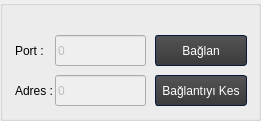
   <widget class="QGroupBox" name="bufferInfoBox_2">
    <property name="geometry">
     <rect>
      <x>490</x>
      <y>0</y>
      <width>261</width>
      <height>121</height>
     </rect>
    </property>
    <property name="title">
     <string/>
    </property>
    <widget class="QPushButton" name="baglantiyiKesArayuz">
     <property name="geometry">
      <rect>
       <x>155</x>
       <y>75</y>
       <width>92</width>
       <height>31</height>
      </rect>
     </property>
     <property name="styleSheet">
      <string notr="true">/*-----QPushButton-----*/
QPushButton
{
	background-color: qlineargradient(spread:repeat, x1:1, y1:0, x2:1, y2:1, stop:0 rgba(84, 84, 84, 255),stop:1 rgba(59, 59, 59, 255));
	color: #ffffff;
	min-width: 80px;
	border-style: solid;
	border-width: 1px;
	border-radius: 3px;
	border-color: #051a39;
	padding: 5px;

}


QPushButton::flat
{
	background-color: transparent;
	border: none;
	color: #fff;

}


QPushButton::disabled
{
	background-color: #404040;
	color: #656565;
	border-color: #051a39;

}


QPushButton::hover
{
	background-color: rgba(183, 134, 32, 20%);
	border: 1px solid #b78620;

}


QPushButton::pressed
{
	background-color: qlineargradient(spread:repeat, x1:1, y1:0, x2:1, y2:1, stop:0 rgba(74, 74, 74, 255),stop:1 rgba(49, 49, 49, 255));
	border: 1px solid #b78620;

}


QPushButton::checked
{
	background-color: qlineargradient(spread:repeat, x1:1, y1:0, x2:1, y2:1, stop:0 rgba(74, 74, 74, 255),stop:1 rgba(49, 49, 49, 255));
	border: 1px solid #222;

}
</string>
     </property>
     <property name="text">
      <string>Bağlantıyı Kes</string>
     </property>
    </widget>
    <widget class="QLabel" name="part_title_arayuz">
     <property name="geometry">
      <rect>
       <x>15</x>
       <y>35</y>
       <width>49</width>
       <height>31</height>
      </rect>
     </property>
     <property name="text">
      <string>Port :</string>
     </property>
    </widget>
    <widget class="QLineEdit" name="adres_arayuz">
     <property name="enabled">
      <bool>false</bool>
     </property>
     <property name="geometry">
      <rect>
       <x>55</x>
       <y>75</y>
       <width>91</width>
       <height>31</height>
      </rect>
     </property>
     <property name="text">
      <string>0</string>
     </property>
    </widget>
    <widget class="QLabel" name="adres_title_arayuz">
     <property name="geometry">
      <rect>
       <x>15</x>
       <y>75</y>
       <width>49</width>
       <height>31</height>
      </rect>
     </property>
     <property name="text">
      <string>Adres : </string>
     </property>
    </widget>
    <widget class="QPushButton" name="baglanArayuz">
     <property name="geometry">
      <rect>
       <x>155</x>
       <y>35</y>
       <width>92</width>
       <height>31</height>
      </rect>
     </property>
     <property name="styleSheet">
      <string notr="true">/*-----QPushButton-----*/
QPushButton
{
	background-color: qlineargradient(spread:repeat, x1:1, y1:0, x2:1, y2:1, stop:0 rgba(84, 84, 84, 255),stop:1 rgba(59, 59, 59, 255));
	color: #ffffff;
	min-width: 80px;
	border-style: solid;
	border-width: 1px;
	border-radius: 3px;
	border-color: #051a39;
	padding: 5px;

}


QPushButton::flat
{
	background-color: transparent;
	border: none;
	color: #fff;

}


QPushButton::disabled
{
	background-color: #404040;
	color: #656565;
	border-color: #051a39;

}


QPushButton::hover
{
	background-color: rgba(183, 134, 32, 20%);
	border: 1px solid #b78620;

}


QPushButton::pressed
{
	background-color: qlineargradient(spread:repeat, x1:1, y1:0, x2:1, y2:1, stop:0 rgba(74, 74, 74, 255),stop:1 rgba(49, 49, 49, 255));
	border: 1px solid #b78620;

}


QPushButton::checked
{
	background-color: qlineargradient(spread:repeat, x1:1, y1:0, x2:1, y2:1, stop:0 rgba(74, 74, 74, 255),stop:1 rgba(49, 49, 49, 255));
	border: 1px solid #222;

}
</string>
     </property>
     <property name="text">
      <string>Bağlan</string>
     </property>
    </widget>
    <widget class="QLineEdit" name="port_arayuz">
     <property name="enabled">
      <bool>false</bool>
     </property>
     <property name="geometry">
      <rect>
       <x>55</x>
       <y>35</y>
       <width>91</width>
       <height>31</height>
      </rect>
     </property>
     <property name="text">
      <string>0</string>
     </property>
    </widget>
   </widget>
